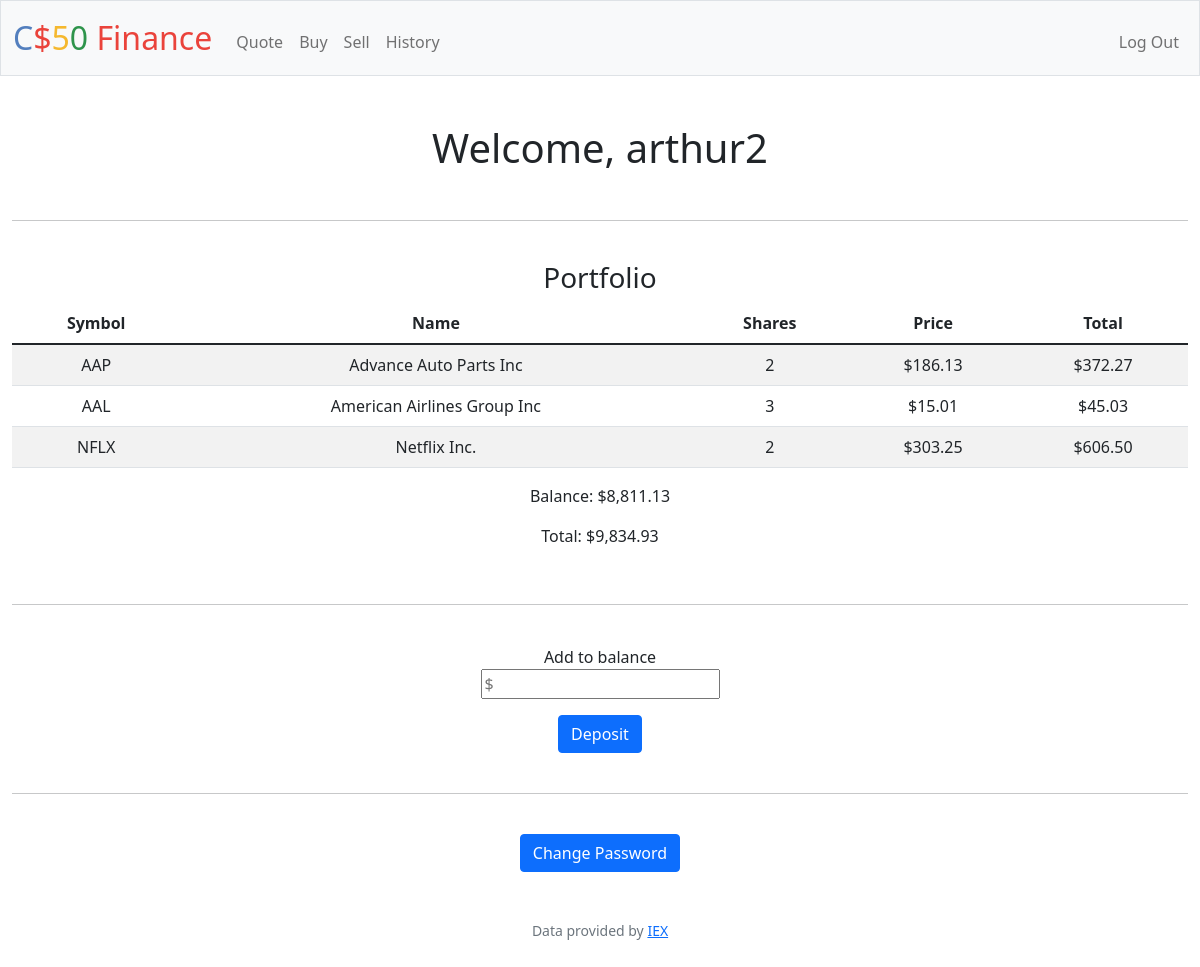
/ (signed in), run on the app's committed database.
### tables this page shows
CREATE TABLE users (id INTEGER PRIMARY KEY AUTOINCREMENT NOT NULL, username TEXT NOT NULL, hash TEXT NOT NULL, cash NUMERIC NOT NULL DEFAULT 10000.00);

CREATE TABLE buying (id INTEGER PRIMARY KEY AUTOINCREMENT NOT NULL,
   user_id INTEGER NOT NULL,
   symbol TEXT NOT NULL,
   name TEXT NOT NULL,
   shares INTEGER NOT NULL,
   price NUMERIC NOT NULL,
   total NUMERIC NOT NULL,
   FOREIGN KEY(user_id) REFERENCES users(id));

### app.py (the view)
@app.route("/")
@login_required
def index():
    users = db.execute("SELECT cash FROM users WHERE id = ?", session["user_id"])
    cash = float(users[0]["cash"])
    portfolio = db.execute("SELECT * FROM buying WHERE user_id = ?", session["user_id"])
    total_list = []
    totals = db.execute("SELECT total FROM buying WHERE user_id = ?", session["user_id"])
    for t in totals:
        total_list.append(float(t["total"].removeprefix("$")))
    tots = sum(total_list)
    if tots is None:
        grand_total = 0 + cash
    else:
        grand_total = float(tots) + cash
    display_name = db.execute("SELECT username FROM users WHERE id = ?", session["user_id"])
    dis_name = display_name[0]["username"]
    return render_template("index.html", cash=usd(cash), total=usd(grand_total), portfolio=portfolio, display_name=dis_name)

### app.py (called while the page is built)
@app.after_request
def after_request(response):
    response.headers["Cache-Control"] = "no-cache, no-store, must-revalidate"
    response.headers["Expires"] = 0
    response.headers["Pragma"] = "no-cache"
    return response

### helpers.py (called while the page is built)
def login_required(f):
    @wraps(f)
    def decorated_function(*args, **kwargs):
        if session.get("user_id") is None:
            return redirect("/login")
        return f(*args, **kwargs)
    return decorated_function

def usd(value):
    return f"${value:,.2f}"

### templates/index.html (shortened to what this page needs)
{% extends "layout.html" %}
{% block main %}
    <div>
        <h1>
            Welcome, {{ display_name }}
        </h1>
    </div>
    <br>
    <hr>
    <br>
    <h3>Portfolio</h3>
    <table class="table table-striped">
        <thead>
            <tr>
                <th>Symbol</th>
                <th>Name</th>
                <th>Shares</th>
                <th>Price</th>
                <th>Total</th>
            </tr>
        </thead>
        <tbody>
            {% for p in portfolio %}
            <tr>
                <td>{{ p["symbol"] }}</td>
                <td>{{ p["name"] }}</td>
                <td>{{ p["shares"] }}</td>
                <td>{{ p["price"] }}</td>
                <td>{{ p["total"] }}</td>
            </tr>
            {% endfor %}
        </tbody>
    </table>
    <p>
        Balance: {{ cash }}
    </p>
    <p>
        Total: {{ total }}
    </p>
    <br>
    <hr>
    <br>
    <div>
        <form action="/deposit" method="POST">
            <label>Add to balance</label>
            <div class="mb-3">
                <input autocomplete="off" type="text" placeholder="$" id="deposit" name="deposit">
            </div>
            <button type="submit" value="Deposit" class="btn btn-primary">Deposit</button>
        </form>
    </div>
    <br>
    <hr>
    <br>
    <div>
        <form action="/ch_pw" method="POST">
            <input type="submit" value="Change Password" class="btn btn-primary" name="changepass">
        </form>
    </div>
{% endblock %}

### templates/layout.html (shortened to what this page needs)
<!DOCTYPE html>
<html lang="en">
    <head>
        <link href="https://cdn.jsdelivr.net/npm/bootstrap@5.1.3/dist/css/bootstrap.min.css" rel="stylesheet">
        <link href="/static/styles.css" rel="stylesheet">
    </head>
    <body>
        <nav class="bg-light border navbar navbar-expand-md navbar-light">
            <div class="container-fluid">
                <a class="navbar-brand" href="/"><span class="blue">C</span><span class="red">$</span><span class="yellow">5</span><span class="green">0</span> <span class="red">Finance</span></a>
                <div class="collapse navbar-collapse" id="navbar">
                    {% if session["user_id"] %}
                        <ul class="navbar-nav me-auto mt-2">
                            <li class="nav-item"><a class="nav-link" href="/quote">Quote</a></li>
                            <li class="nav-item"><a class="nav-link" href="/buy">Buy</a></li>
                            <li class="nav-item"><a class="nav-link" href="/sell">Sell</a></li>
                            <li class="nav-item"><a class="nav-link" href="/history">History</a></li>
                        </ul>
                        <ul class="navbar-nav ms-auto mt-2">
                            <li class="nav-item"><a class="nav-link" href="/logout">Log Out</a></li>
                        </ul>
                    {% else %}
                        <ul class="navbar-nav ms-auto mt-2">
                            <li class="nav-item"><a class="nav-link" href="/register">Register</a></li>
                            <li class="nav-item"><a class="nav-link" href="/login">Log In</a></li>
                        </ul>
                    {% endif %}
                </div>
            </div>
        </nav>
        <main class="container-fluid py-5 text-center">
            {% block main %}{% endblock %}
        </main>
        <footer class="mb-5 small text-center text-muted">
            Data provided by <a href="https://iexcloud.io/">IEX</a>
        </footer>
    </body>
</html>

### static/styles.css (style rules this page uses)
nav .navbar-brand { font-size: xx-large; }
nav .navbar-brand .blue { color: #537fbe; }
nav .navbar-brand .red { color: #ea433b; }
nav .navbar-brand .yellow { color: #f5b82e; }
nav .navbar-brand .green { color: #2e944b; }

### data on the page
users: username "arthur2"
buying: symbol "AAP", name "Advance Auto Parts Inc", shares "2", price "$186.13", total "$372.27"
buying: symbol "AAL", name "American Airlines Group Inc", shares "3", price "$15.01", total "$45.03"
buying: symbol "NFLX", name "Netflix Inc.", shares "2", price "$303.25", total "$606.50"

### other printed values
{{ cash }} "$8,811.13"
{{ total }} "$9,834.93"
